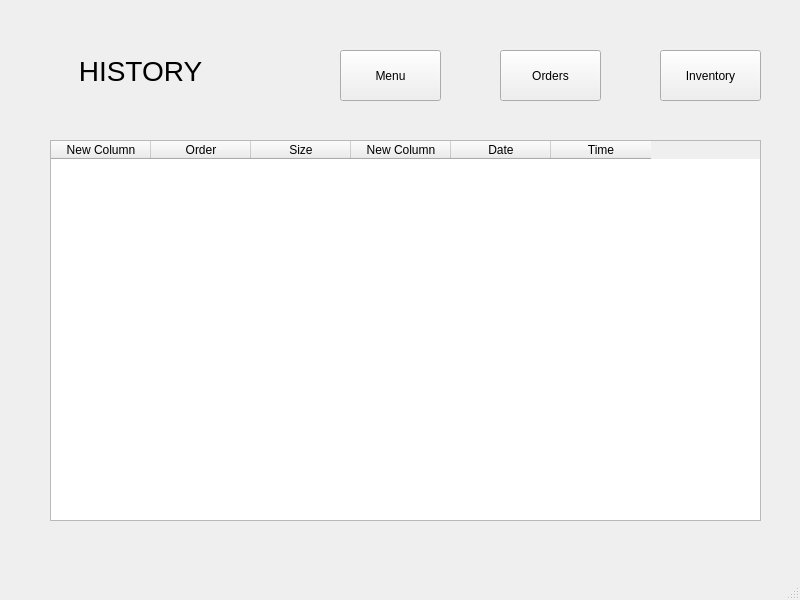
<?xml version="1.0" encoding="UTF-8"?>
<ui version="4.0">
 <class>MainWindow</class>
 <widget class="QMainWindow" name="MainWindow">
  <property name="geometry">
   <rect>
    <x>0</x>
    <y>0</y>
    <width>800</width>
    <height>600</height>
   </rect>
  </property>
  <property name="windowTitle">
   <string>MainWindow</string>
  </property>
  <widget class="QWidget" name="centralwidget">
   <widget class="QLabel" name="label_2">
    <property name="geometry">
     <rect>
      <x>50</x>
      <y>50</y>
      <width>181</width>
      <height>41</height>
     </rect>
    </property>
    <property name="font">
     <font>
      <pointsize>21</pointsize>
     </font>
    </property>
    <property name="autoFillBackground">
     <bool>false</bool>
    </property>
    <property name="text">
     <string>HISTORY</string>
    </property>
    <property name="alignment">
     <set>Qt::AlignCenter</set>
    </property>
   </widget>
   <widget class="QPushButton" name="pushButton_6">
    <property name="geometry">
     <rect>
      <x>340</x>
      <y>50</y>
      <width>101</width>
      <height>51</height>
     </rect>
    </property>
    <property name="text">
     <string>Menu</string>
    </property>
   </widget>
   <widget class="QPushButton" name="pushButton_7">
    <property name="geometry">
     <rect>
      <x>500</x>
      <y>50</y>
      <width>101</width>
      <height>51</height>
     </rect>
    </property>
    <property name="text">
     <string>Orders</string>
    </property>
   </widget>
   <widget class="QPushButton" name="pushButton_8">
    <property name="geometry">
     <rect>
      <x>660</x>
      <y>50</y>
      <width>101</width>
      <height>51</height>
     </rect>
    </property>
    <property name="text">
     <string>Inventory</string>
    </property>
   </widget>
   <widget class="QTableWidget" name="tableWidget">
    <property name="geometry">
     <rect>
      <x>50</x>
      <y>140</y>
      <width>711</width>
      <height>381</height>
     </rect>
    </property>
    <column>
     <property name="text">
      <string>New Column</string>
     </property>
    </column>
    <column>
     <property name="text">
      <string>Order</string>
     </property>
    </column>
    <column>
     <property name="text">
      <string>Size</string>
     </property>
    </column>
    <column>
     <property name="text">
      <string>New Column</string>
     </property>
    </column>
    <column>
     <property name="text">
      <string>Date</string>
     </property>
    </column>
    <column>
     <property name="text">
      <string>Time</string>
     </property>
    </column>
   </widget>
  </widget>
  <widget class="QMenuBar" name="menubar">
   <property name="geometry">
    <rect>
     <x>0</x>
     <y>0</y>
     <width>800</width>
     <height>21</height>
    </rect>
   </property>
  </widget>
  <widget class="QStatusBar" name="statusbar"/>
 </widget>
 <resources/>
 <connections/>
</ui>
